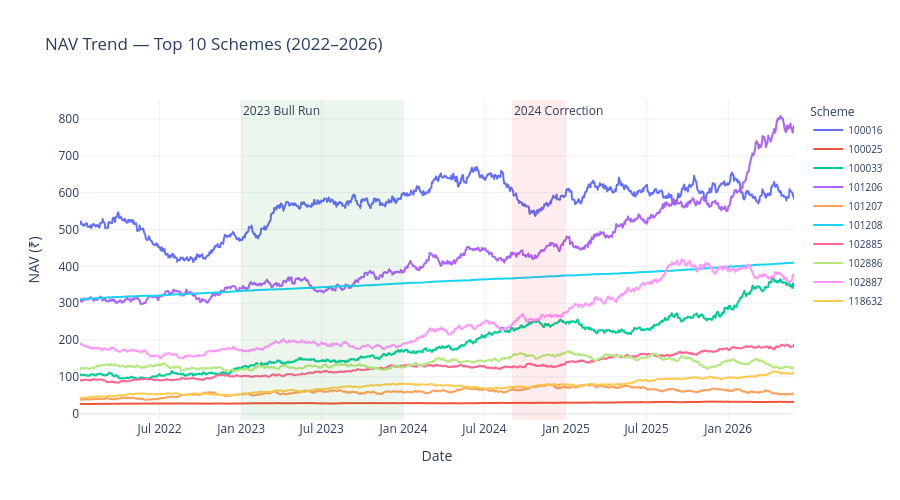

The notebook cell saved with this chart:
### Markdown cell above
---
## Chart 1 — NAV Trend (2022–2026)
**Insight:** Large-cap funds show a consistent uptrend from 2022–2023, a sharp bull run through 2023–2024, and a moderate correction in late 2024.

### Code cell
# Filter 2022 onwards
nav_plot = nav[nav[date_col] >= '2022-01-01'].copy()

# Get top 10 schemes by record count for a readable chart
top_codes = nav_plot[code_col].value_counts().head(10).index.tolist()
nav_top   = nav_plot[nav_plot[code_col].isin(top_codes)]

# Merge scheme names if available
if 'scheme_name' in nav_top.columns:
    label_col = 'scheme_name'
else:
    label_col = code_col

fig = px.line(
    nav_top, x=date_col, y=nav_col, color=label_col,
    title='NAV Trend — Top 10 Schemes (2022–2026)',
    labels={date_col: 'Date', nav_col: 'NAV (₹)', label_col: 'Scheme'},
    template='plotly_white'
)

# Highlight 2023 bull run
fig.add_vrect(x0='2023-01-01', x1='2023-12-31',
              annotation_text='2023 Bull Run', annotation_position='top left',
              fillcolor='green', opacity=0.07, line_width=0)

# Highlight 2024 correction
fig.add_vrect(x0='2024-09-01', x1='2024-12-31',
              annotation_text='2024 Correction', annotation_position='top left',
              fillcolor='red', opacity=0.07, line_width=0)

fig.update_layout(height=500, legend=dict(font=dict(size=10)))
fig.show()
save_plotly(fig, '01_nav_trend_2022_2026.png')

### Figure 1 — Plotly figure (JSON) as saved in the notebook; plotly's stock layout.template omitted (floating-point values rounded to 4 significant figures; data arrays with more than 128 entries replaced by an {"elided": "..."} marker saying what was removed)
{"data": [{"hovertemplate": "Scheme=100016<br>Date=%{x}<br>NAV (₹)=%{y}<extra></extra>", "legendgroup": "100016", "line": {"color": "#636efa", "dash": "solid"}, "marker": {"symbol": "circle"}, "mode": "lines", "name": "100016", "showlegend": true, "type": "scattergl", "x": {"elided": "1150 str values"}, "xaxis": "x", "y": {"elided": "1150 float values"}, "yaxis": "y"}, {"hovertemplate": "Scheme=100025<br>Date=%{x}<br>NAV (₹)=%{y}<extra></extra>", "legendgroup": "100025", "line": {"color": "#EF553B", "dash": "solid"}, "marker": {"symbol": "circle"}, "mode": "lines", "name": "100025", "showlegend": true, "type": "scattergl", "x": {"elided": "1150 str values"}, "xaxis": "x", "y": {"elided": "1150 float values"}, "yaxis": "y"}, {"hovertemplate": "Scheme=100033<br>Date=%{x}<br>NAV (₹)=%{y}<extra></extra>", "legendgroup": "100033", "line": {"color": "#00cc96", "dash": "solid"}, "marker": {"symbol": "circle"}, "mode": "lines", "name": "100033", "showlegend": true, "type": "scattergl", "x": {"elided": "1150 str values"}, "xaxis": "x", "y": {"elided": "1150 float values"}, "yaxis": "y"}, {"hovertemplate": "Scheme=101206<br>Date=%{x}<br>NAV (₹)=%{y}<extra></extra>", "legendgroup": "101206", "line": {"color": "#ab63fa", "dash": "solid"}, "marker": {"symbol": "circle"}, "mode": "lines", "name": "101206", "showlegend": true, "type": "scattergl", "x": {"elided": "1150 str values"}, "xaxis": "x", "y": {"elided": "1150 float values"}, "yaxis": "y"}, {"hovertemplate": "Scheme=101207<br>Date=%{x}<br>NAV (₹)=%{y}<extra></extra>", "legendgroup": "101207", "line": {"color": "#FFA15A", "dash": "solid"}, "marker": {"symbol": "circle"}, "mode": "lines", "name": "101207", "showlegend": true, "type": "scattergl", "x": {"elided": "1150 str values"}, "xaxis": "x", "y": {"elided": "1150 float values"}, "yaxis": "y"}, {"hovertemplate": "Scheme=101208<br>Date=%{x}<br>NAV (₹)=%{y}<extra></extra>", "legendgroup": "101208", "line": {"color": "#19d3f3", "dash": "solid"}, "marker": {"symbol": "circle"}, "mode": "lines", "name": "101208", "showlegend": true, "type": "scattergl", "x": {"elided": "1150 str values"}, "xaxis": "x", "y": {"elided": "1150 float values"}, "yaxis": "y"}, {"hovertemplate": "Scheme=102885<br>Date=%{x}<br>NAV (₹)=%{y}<extra></extra>", "legendgroup": "102885", "line": {"color": "#FF6692", "dash": "solid"}, "marker": {"symbol": "circle"}, "mode": "lines", "name": "102885", "showlegend": true, "type": "scattergl", "x": {"elided": "1150 str values"}, "xaxis": "x", "y": {"elided": "1150 float values"}, "yaxis": "y"}, {"hovertemplate": "Scheme=102886<br>Date=%{x}<br>NAV (₹)=%{y}<extra></extra>", "legendgroup": "102886", "line": {"color": "#B6E880", "dash": "solid"}, "marker": {"symbol": "circle"}, "mode": "lines", "name": "102886", "showlegend": true, "type": "scattergl", "x": {"elided": "1150 str values"}, "xaxis": "x", "y": {"elided": "1150 float values"}, "yaxis": "y"}, {"hovertemplate": "Scheme=102887<br>Date=%{x}<br>NAV (₹)=%{y}<extra></extra>", "legendgroup": "102887", "line": {"color": "#FF97FF", "dash": "solid"}, "marker": {"symbol": "circle"}, "mode": "lines", "name": "102887", "showlegend": true, "type": "scattergl", "x": {"elided": "1150 str values"}, "xaxis": "x", "y": {"elided": "1150 float values"}, "yaxis": "y"}, {"hovertemplate": "Scheme=118632<br>Date=%{x}<br>NAV (₹)=%{y}<extra></extra>", "legendgroup": "118632", "line": {"color": "#FECB52", "dash": "solid"}, "marker": {"symbol": "circle"}, "mode": "lines", "name": "118632", "showlegend": true, "type": "scattergl", "x": {"elided": "1150 str values"}, "xaxis": "x", "y": {"elided": "1150 float values"}, "yaxis": "y"}], "layout": {"annotations": [{"showarrow": false, "text": "2023 Bull Run", "x": "2023-01-01", "xanchor": "left", "xref": "x", "y": 1, "yanchor": "top", "yref": "y domain"}, {"showarrow": false, "text": "2024 Correction", "x": "2024-09-01", "xanchor": "left", "xref": "x", "y": 1, "yanchor": "top", "yref": "y domain"}], "height": 500, "legend": {"font": {"size": 10}, "title": {"text": "Scheme"}, "tracegroupgap": 0}, "shapes": [{"fillcolor": "green", "line": {"width": 0}, "opacity": 0.07, "type": "rect", "x0": "2023-01-01", "x1": "2023-12-31", "xref": "x", "y0": 0, "y1": 1, "yref": "y domain"}, {"fillcolor": "red", "line": {"width": 0}, "opacity": 0.07, "type": "rect", "x0": "2024-09-01", "x1": "2024-12-31", "xref": "x", "y0": 0, "y1": 1, "yref": "y domain"}], "title": {"text": "NAV Trend — Top 10 Schemes (2022–2026)"}, "xaxis": {"anchor": "y", "domain": [0, 1], "title": {"text": "Date"}}, "yaxis": {"anchor": "x", "domain": [0, 1], "title": {"text": "NAV (₹)"}}}}
